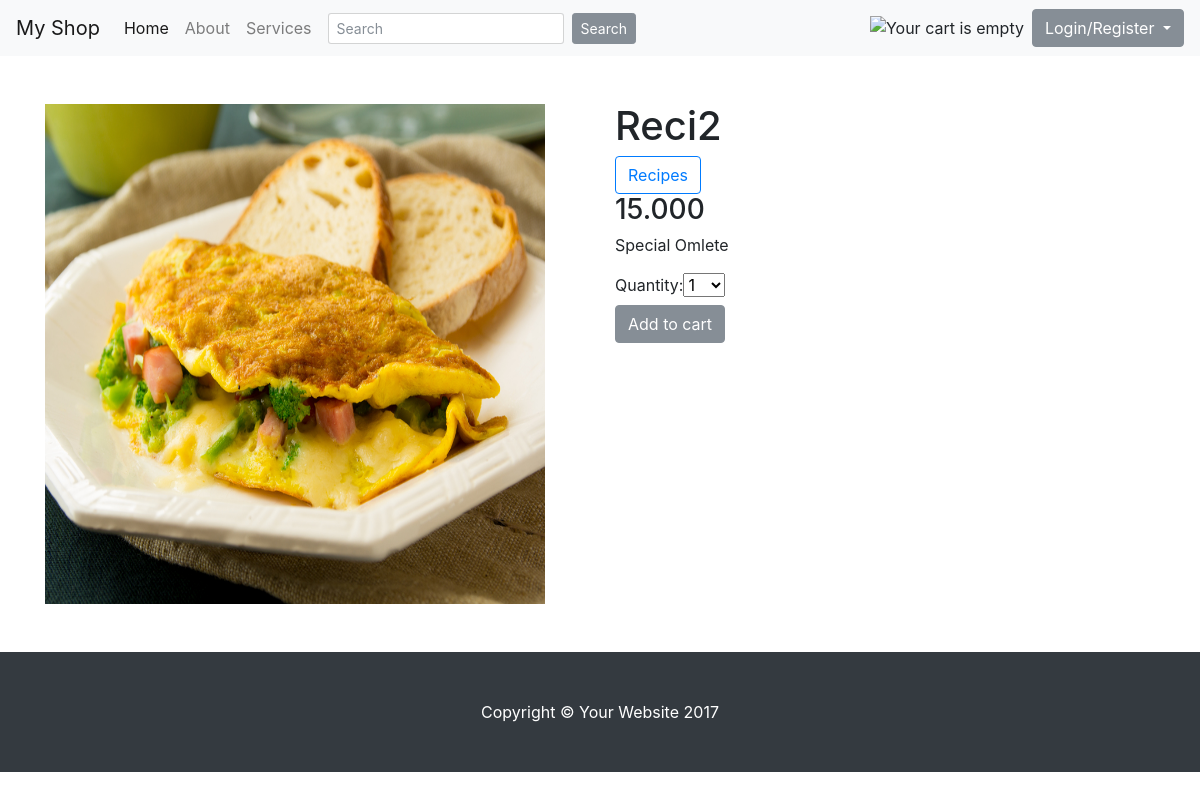
Page /9/reci2/ on the committed database.
### shop/models.py (models this page shows, shortened)
class Product(models.Model):
    category = models.ForeignKey(Category, related_name='products')
    name = models.CharField(max_length=200, db_index=True)
    slug = models.SlugField(max_length=200, db_index=True)
    image = models.ImageField(upload_to='products/%Y/%m/%d', blank=True)
    description = models.TextField(blank=True)
    price = models.DecimalField(max_digits=20, decimal_places=3)
    stock = models.PositiveIntegerField()
    available = models.BooleanField(default=True)
    created = models.DateTimeField(auto_now_add=True)
    updated = models.DateTimeField(auto_now=True)
    class Meta:
        ordering = ('-created',)
        index_together = (('id', 'slug'),)

class Category(models.Model):
    name = models.CharField(max_length=200, db_index=True)
    slug = models.SlugField(max_length=200, db_index=True, unique=True)
    class Meta:
        ordering = ('name',)
        verbose_name = 'category'
        verbose_name_plural = 'categories'
    def __str__(self):
        return self.name
    def get_absolute_url(self):
        return reverse('shop:product_list_by_category', args=[self.slug])

### shop/views.py (the view)
# urls.py: url(r'^(?P<id>\d+)/(?P<slug>[-\w]+)/$', views.product_detail, name='product_detail'),
def product_detail(request, id, slug):
    product = get_object_or_404(Product, id=id, slug=slug, available=True)
    cart_product_form = CartAddProductForm()
    return render(request, 'shop/product/detail.html',
                        {'product': product,
                         'cart_product_form': cart_product_form})

### cart/forms.py
class CartAddProductForm(forms.Form):
    quantity = forms.TypedChoiceField(choices=PRODUCT_QUANTITY_CHOICES,
                                      coerce=int)
    update = forms.BooleanField(required=False,
                                initial=False,
                                widget=forms.HiddenInput)

### cart/cart.py (called while the page is built)
    def __len__(self):
        return sum(item['quantity'] for item in self.cart.values())

### cart/context_processors.py (called while the page is built)
def cart(request):
    return {'cart': Cart(request) }

### shop/templates/shop/product/detail.html (shortened to what this page needs)
{% extends "shop/base.html" %}
{% load static %}
{% block content %}
    <div class="container mt-5">
            <div class="row">
                <div class="col">
                    <img style="height: 500px; width: 500px" src="{% if product.image %}{{ product.image.url }}{% else %}{% static "img/no_image.png" %}{% endif %}">
                </div>
                <div class="col">
                    <h1>{{ product.name }}</h1>
                    <a href="{{ product.category.get_absolute_url }}" class="btn btn-outline-primary" role="button" aria-pressed="true">{{ product.category }}</a>
                    <h3>{{ product.price }}</h3>
                    {{ product.description|linebreaks }}
                    <form action="{% url "cart:cart_add" product.id %}" method="post">
                        <div>{{ cart_product_form }}</div>
                        <div><input class="btn btn-secondary" type="submit" value="Add to cart"></div>
                    </form>
                </div>
            </div>
    </div>
{% endblock content %}

### shop/static/css/shop-homepage.css (style rules this page uses)
body { padding-top: 54px; }
@media (min-width: 992px) { body { padding-top: 56px; } }

### shop/templates/shop/base.html (style rules this page uses)
a { text-decoration:none; color: #BF368E; }

### rows in the picture
Product: image (picture), name "Reci2", category "Recipes", price "15.000", description "Special Omlete"
